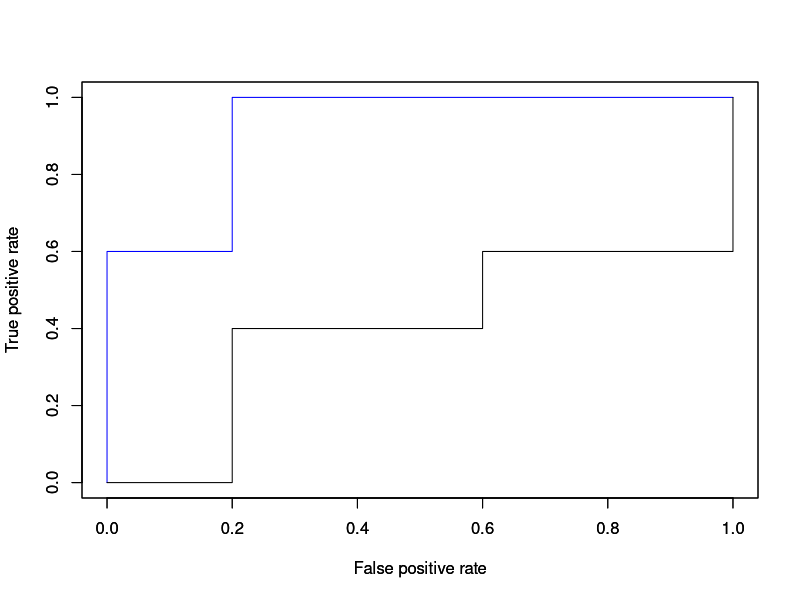

Here is the R script that generated this plot:
cat("\014")
rm(list = ls())

library(ROCR)
library(MLmetrics)

Class = c(1, 1, 0, 0, 1, 1, 0, 0, 1, 0)
P_M1 = c(0.73, 0.69, 0.44, 0.55, 0.67, 0.47, 0.08, 0.15, 0.45, 0.35)
P_M2 = c(0.61, 0.03, 0.68, 0.31, 0.45, 0.09, 0.38, 0.05, 0.01, 0.04)
data = data.frame(Class, P_M1, P_M2)

# 1) Calculate TPR and FPR for the 2 models
results = round(P_M1)
cm = ConfusionMatrix(results, Class)[2:1, 2:1]
tpr1 = cm[1,1]/( cm[1,1] + cm[1,2] )
fpr1 = cm[2,1]/( cm[2,1] + cm[2,2] )

results = round(P_M2)
cm = ConfusionMatrix(results, Class)[2:1, 2:1]
tpr2 = cm[1,1]/( cm[1,1] + cm[1,2] )
fpr2 = cm[2,1]/( cm[2,1] + cm[2,2] )

# second method to get results
# threshold = 0.5
# results = rep(0,length(P_M2))
# results[which(P_M2>threshold)] = 1;

# 2) Calculate F-measure for model 2
f2 = 2*cm[1,1]/(2*cm[1,1] + cm[1,2] + cm[2,1])
  # or
f2_2 = F1_Score(factor(Class), factor(results), positive = "1")


# 3) ROC curve and AUC
pred_obj1 = prediction(P_M1, Class)
ROCcurve1 = performance(pred_obj1, "tpr", "fpr")

plot(ROCcurve1,col = "blue")
par(new=TRUE)

pred_obj2 = prediction(P_M2, Class)
ROCcurve2 = performance(pred_obj2, "tpr", "fpr")
plot(ROCcurve2)

auc1 = performance(pred_obj1, "auc")
print(auc1@y.name)
print(auc1@y.values)

auc2 = performance(pred_obj2, "auc")
print(auc2@y.name)
print(auc2@y.values)
